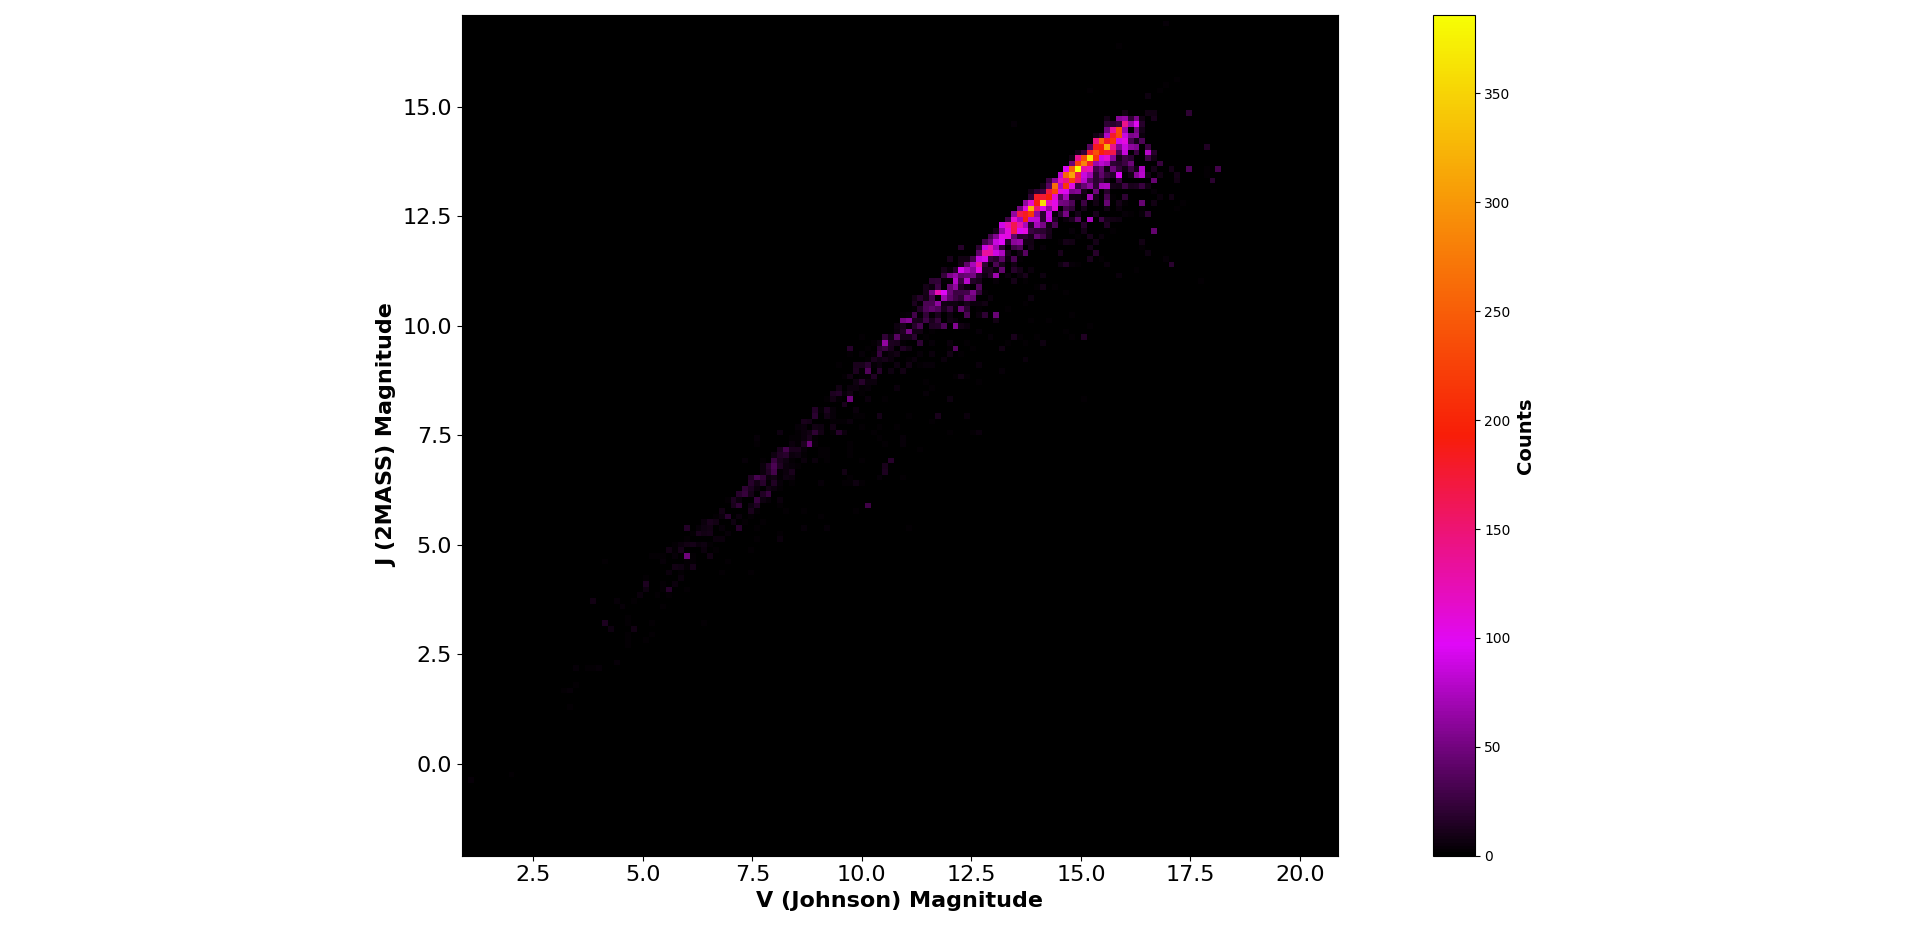

This chart was generated by the following Python code:

# Paths:
path_data = "data/"

# Packages:
import numpy as np
import pandas as pd
import matplotlib.pyplot as plt
from matplotlib.colors import LinearSegmentedColormap

# Display options:
pd.set_option("display.width", 1200)
pd.set_option("display.max_columns", 300)
pd.set_option("display.max_rows", 300)

# Dataset:
df = pd.read_csv(path_data + "nasa_exoplanets.csv")
df_varnames = pd.read_csv(path_data + "nasa_exoplanets_var_names.csv")

# Variables:
x_var = "sy_vmag"
x_var_name = df_varnames.loc[(df_varnames["var"] == x_var), ["var_name"]].values[0][0]
y_var = "sy_jmag"
y_var_name = df_varnames.loc[(df_varnames["var"] == y_var), ["var_name"]].values[0][0]

# Adapt the data:
df_plot = df[[x_var, y_var]]

# Deal with nan:
df_plot = df_plot.dropna()

# Plot:
n_binsxy = 150
my_palette = LinearSegmentedColormap.from_list("my_palette",
                                               ["#000000", "#E008F8", "#F81D08", "#F88A08", "#F7FE04"])

fig, ax = plt.subplots(
    figsize = (20, 10),
    tight_layout = True
)
(c, xh, yh, image) = ax.hist2d(
    x = df_plot[x_var],
    y = df_plot[y_var],
    bins = [n_binsxy, n_binsxy],
    cmap = my_palette,
    density = False
)
_ = ax.set_aspect("equal")
cbar = fig.colorbar(
    mappable = image,
    location = "right",
    fraction = 0.25
)
cbar.ax.set_ylabel(
    "Counts",
    rotation = 90,
    fontsize = 14,
    fontweight = "bold"
)
_ = ax.set_xlabel(
    x_var_name,
    fontsize = 16,
    fontweight = "bold"
)
_ = ax.set_ylabel(
    y_var_name,
    fontsize = 16,
    fontweight = "bold"
)
_ = ax.tick_params(
    axis = "x", 
    which = "major", 
    labelsize = 16
)
_ = ax.tick_params(
    axis = "y", 
    which = "major", 
    labelsize = 16
)
